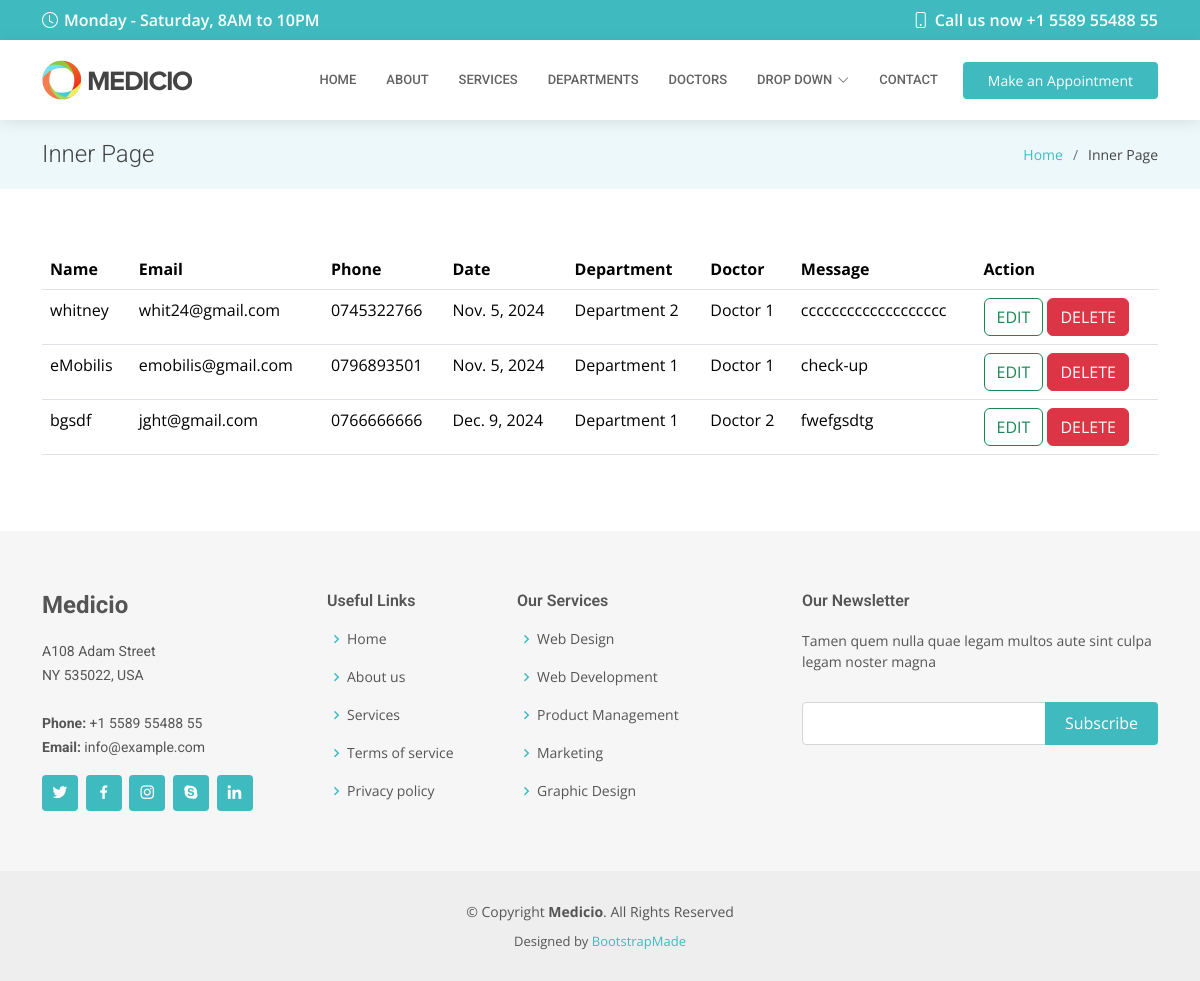
Page /show/ on the committed database.
### medixapp/models.py (models this page shows, shortened)
class Appointment(models.Model):
    name = models.CharField(max_length=50)
    email = models.EmailField(max_length=50)
    phone = models.CharField(max_length=10)
    date = models.DateField(max_length=10)
    department = models.CharField(max_length=50)
    doctor = models.CharField(max_length=50)
    message = models.TextField(max_length=200)

### medixapp/views.py (the view)
# urls.py: path('show/', views.show, name='show'),
def show(request):
        info = Appointment.objects.all()
        return render(request, 'show.html', {'data': info})

### templates/show.html
{% extends 'inner-page.html' %}
{% load static %}
{% block body %}
<table class="table container">
<tr>
    <th>Name</th>
    <th>Email</th>
    <th>Phone</th>
    <th>Date</th>
    <th>Department</th>
    <th>Doctor</th>
    <th>Message</th>
    <th>Action</th>
</tr>
{% for x in data %}
<tr>
    <td>{{ x.name }}</td>
    <td>{{ x.email }}</td>
    <td>{{ x.phone }}</td>
    <td>{{ x.date }}</td>
    <td>{{ x.department }}</td>
    <td>{{ x.doctor }}</td>
    <td>{{ x.message }}</td>
    <td>
        <a href="/edit/{{ x.id }}" class="btn btn-outline-success">EDIT</a>
        <a href="/delete/{{ x.id }}" class="btn btn-danger">DELETE</a>
    </td>
</tr>
{% endfor %}
</table>
{% endblock %}

### static/assets/css/style.css (style rules this page uses)
body { font-family: "Open Sans", sans-serif; color: #444444; }
a { color: #3fbbc0; text-decoration: none; }

### rows in the picture
Appointment: name "whitney", email "whit24@gmail.com", phone "0745322766", date "Nov. 5, 2024", department "Department 2", doctor "Doctor 1", message "ccccccccccccccccccc"
Appointment: name "eMobilis", email "emobilis@gmail.com", phone "0796893501", date "Nov. 5, 2024", department "Department 1", doctor "Doctor 1", message "check-up"
Appointment: name "bgsdf", email "jght@gmail.com", phone "0766666666", date "Dec. 9, 2024", department "Department 1", doctor "Doctor 2", message "fwefgsdtg"
